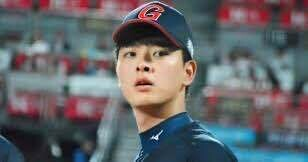
#> input picture pythonProject/openCV/이미지.jpg, 308 x 162 px
$ python openCV-ex02.py
#> lines starting #> are read from the running program, lines starting #| are printed output that depends on the picture; after the words box and inside, x2 and y2 are one past the last pixel; in counts of white or black regions, pixels touching at a corner belong together
import numpy as np
import cv2

# haarcascade 분류기 파일 저장된 디렉토리 경로를 제공함
face_cascade = cv2.CascadeClassifier(cv2.data.haarcascades + 'haarcascade_frontalface_default.xml')
eye_cascade = cv2.CascadeClassifier(cv2.data.haarcascades + 'haarcascade_eye.xml')

# 한글 경로에 파일을 읽지 못해 넘파이로 파일을 읽어옴
ff = np.fromfile(r'이미지.jpg', np.uint8)
# 넘파이에 이미지를 opencv 이미지로 불러온다
img = cv2.imdecode(ff, cv2.IMREAD_UNCHANGED)
#> img is the input picture: shape (162, 308, 3); mean B, G, R 104.6, 100.9, 99.4
# 이미지 크기조절 fx, fy 비율로 조절 1.0 원래의 크기로
# interpolation(보간법) : 이미지나 다른 데이터를 크기를 변경할 때 사용되는 방법
# INTER_LINEAR(양선형 보간법) 이미지 크기를 변경할 때 사용
img = cv2.resize(img, dsize=(0, 0), fx=1.0, fy=1.0, interpolation=cv2.INTER_LINEAR)

# 이미지에서 얼굴을 찾기 위해 회색조 처리
gray = cv2.cvtColor(img, cv2.COLOR_BGR2GRAY)
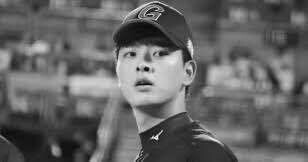
#> gray: shape (162, 308); min 4, max 251, mean 100.9

# 여러개의 얼굴을 찾아, 감도, 이웃거리를 조절
faces = face_cascade.detectMultiScale(gray, 1.2, 5)
#> faces = [[108, 28, 69, 69]]
for (x, y, w, h) in faces:
    # 탐지된 얼굴 부분을 지운다
    face_img = img[y: y+h, x: x+w]
    # 이미지 축소
    face_img = cv2.resize(face_img, dsize=(0, 0), fx=0.1, fy=0.1)
    # 이미지 확대
    face_img = cv2.resize(face_img, (w, h), interpolation=cv2.INTER_AREA) # INTER_AREA : 이미지를 축소할 때 사용
    # 자른 이미지 확대한 이미지로 대체한다
    img[y: y + h, x: x + w] = face_img
#> this loop made 1 pass
#> pass 1, `face_img = img[y: y+h, x: x+w]`:
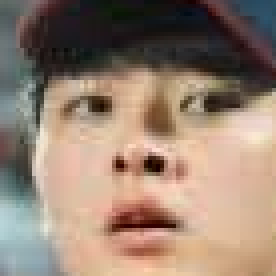
#> face_img: shape (69, 69, 3) (shown 4 times larger); mean B, G, R 113.3, 129, 150
#> pass 1, `face_img = cv2.resize(face_img, (w, h), interpolation=cv2.INTER_AREA)`:
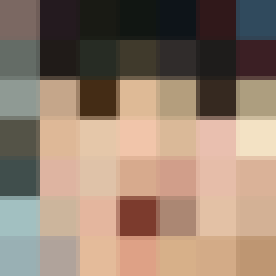
#> face_img: shape (69, 69, 3) (shown 4 times larger); mean B, G, R 111.1, 127.7, 148.8
#> after the loop:
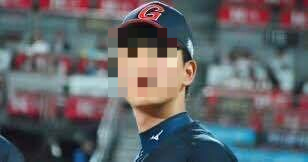
#> img: shape (162, 308, 3); 9.5% of pixels changed, all inside (x1, y1, x2, y2) = (108, 28, 177, 97)

cv2.imshow('face find', img)
cv2.waitKey(0)
cv2.destroyAllWindows()
